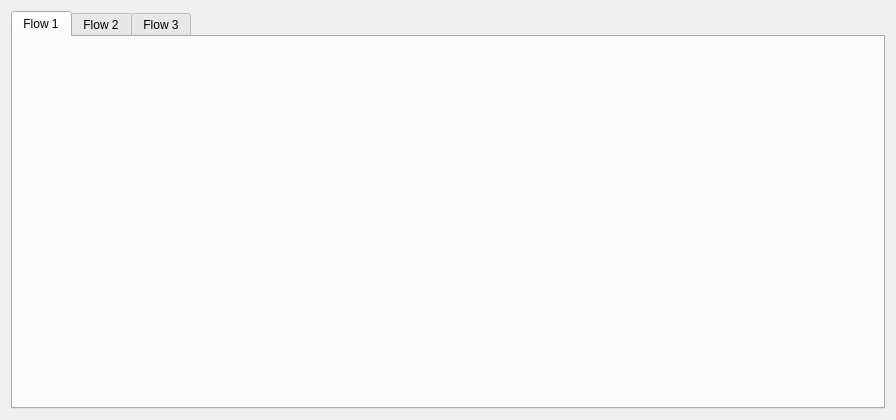
<?xml version="1.0" encoding="UTF-8"?>
<ui version="4.0">
 <class>Form</class>
 <widget class="QWidget" name="Form">
  <property name="geometry">
   <rect>
    <x>0</x>
    <y>0</y>
    <width>896</width>
    <height>420</height>
   </rect>
  </property>
  <property name="windowTitle">
   <string>Form</string>
  </property>
  <layout class="QVBoxLayout" name="verticalLayout_2">
   <item>
    <layout class="QVBoxLayout" name="verticalLayout">
     <item>
      <widget class="QTabWidget" name="tabWidget">
       <property name="currentIndex">
        <number>0</number>
       </property>
       <widget class="QWidget" name="flow1tab">
        <attribute name="title">
         <string>Flow 1</string>
        </attribute>
        <layout class="QVBoxLayout" name="verticalLayout_4">
         <item>
          <layout class="QVBoxLayout" name="vlay01">
           <item>
            <widget class="QWidget" name="paint_widget" native="true"/>
           </item>
          </layout>
         </item>
        </layout>
       </widget>
       <widget class="QWidget" name="flow2tab">
        <attribute name="title">
         <string>Flow 2</string>
        </attribute>
       </widget>
       <widget class="QWidget" name="flow3tab">
        <attribute name="title">
         <string>Flow 3</string>
        </attribute>
       </widget>
      </widget>
     </item>
    </layout>
   </item>
  </layout>
 </widget>
 <resources/>
 <connections/>
</ui>
